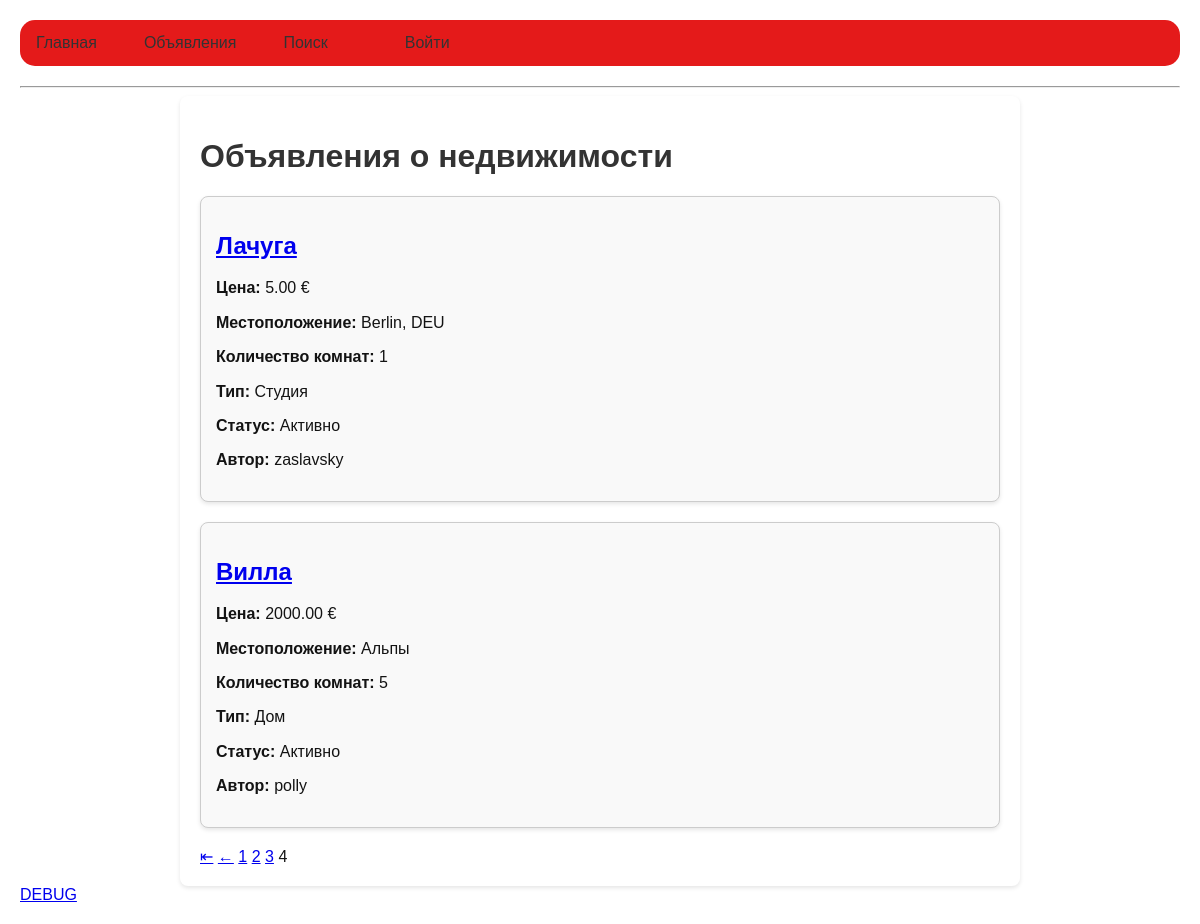
Page /listings/?page=4 on the committed database.
### listings/models.py (models this page shows, shortened)
class Listing(models.Model):
    PROPERTY_TYPES = [
        ('apartment', 'Квартира'),
        ('house', 'Дом'),
        ('studio', 'Студия'),
    ]
    STATUS_CHOICES = [
        ('active', 'Активно'),
        ('inactive', 'Неактивно'),
    ]
    title = models.CharField(max_length=255)
    description = models.TextField()
    location = models.CharField(max_length=255)
    price = models.DecimalField(max_digits=10, decimal_places=2)
    rooms = models.PositiveIntegerField()
    property_type = models.CharField(max_length=50, choices=PROPERTY_TYPES)
    status = models.CharField(max_length=20, choices=STATUS_CHOICES, default='active')
    owner = models.ForeignKey(settings.AUTH_USER_MODEL, related_name='listings', on_delete=models.CASCADE)
    created_at = models.DateTimeField(auto_now_add=True)
    updated_at = models.DateTimeField(auto_now=True)

### accounts/models.py (models this page shows, shortened)
class CustomUser(AbstractUser):
    ROLE_CHOICES = (
        ('tenant', 'Арендатор'),
        ('landlord', 'Арендодатель'),
    )
    role = models.CharField(max_length=20, choices=ROLE_CHOICES, default='tenant')

### listings/views.py (the view)
# urls.py: path('', ListingListView.as_view(), name='listing-list'),
class ListingListView(ListView):
    model = Listing
    template_name = 'listings/listing_list.html'
    context_object_name = 'listings'
    def get_queryset(self):
        return super().get_queryset().order_by('-created_at')
    def get_context_data(self, **kwargs):
        context = super().get_context_data(**kwargs)
        paginator = Paginator(context['listings'], 2)
        page_number = self.request.GET.get('page')
        context['page_obj'] = paginator.get_page(page_number)
        return context

### templates/listings/listing_list.html (shortened to what this page needs)
{% extends "base.html" %}
{% block content %}
<div class="listings-container">
    <h1>Объявления о недвижимости</h1>
    <div class="listings">
        {% for listing in page_obj %}
            <div class="listing-card">
                <h2><a href="{% url 'listing-detail' listing.pk %}">{{ listing.title }}</a></h2>
                <p><strong>Цена:</strong> {{ listing.price }} €</p>
                <p><strong>Местоположение:</strong> {{ listing.location }}</p>
                <p><strong>Количество комнат:</strong> {{ listing.rooms }}</p>
                <p><strong>Тип:</strong> {{ listing.get_property_type_display }}</p>
                <p><strong>Статус:</strong> {{ listing.get_status_display }}</p>
                <p><strong>Автор:</strong> {{ listing.owner.username }}</p>
            </div>
        {% empty %}
            <p>Нет доступных объявлений.</p>
        {% endfor %}
    </div>
    <div class="pagination">
        <span class="step-links">
            {% if page_obj.has_previous %}
                <a href="?page=1">⇤</a>
                <a href="?page={{ page_obj.previous_page_number }}">←</a>
            {% endif %}
            {% for num in page_obj.paginator.page_range %}
                {% if num == page_obj.number %}
                    <span class="current">{{ num }}</span>
                {% elif num > page_obj.number|add:"-3" and num < page_obj.number|add:"3" %}
                    <a href="?page={{ num }}">{{ num }}</a>
                {% elif num == 1 or num == page_obj.paginator.num_pages %}
                    <a href="?page={{ num }}">{{ num }}</a>
                {% elif num == page_obj.number|add:"-3" or num == page_obj.number|add:"3" %}
                    ...
                {% endif %}
            {% endfor %}
        </span>
    </div>
</div>
{% endblock content %}

### static/styles.css (style rules this page uses)
body { font-family: Arial, sans-serif; margin: 0; padding: 0; background-size: cover; color: rgb(19, 19, 19); }
.listing-card { border: 1px solid #ccc; border-radius: 8px; padding: 15px; margin-bottom: 20px; background-color: #f9f9f9; box-shadow: 0 2px 4px rgba(0, 0, 0, 0.1); }

### templates/base.html (style rules this page uses)
body { font-family: Arial, sans-serif; margin: 20px; background-image: url("https://4kwallpapers.com/images/walls/thumbs_3t/4252.jpg"); background-attachment: fixed; background-size: cover; background-repeat: no-repeat; }
h1, h2, h3 { color: #333; }

### rows in the picture
Listing: title "Лачуга", price "5.00", location "Berlin, DEU", rooms "1", property_type "Студия", status "Активно", owner.username "zaslavsky"
Listing: title "Вилла", price "2000.00", location "Альпы", rooms "5", property_type "Дом", status "Активно", owner.username "polly"

### other values in the picture
{{ num }} "1"
{{ num }} "2" "3"
{{ num }} "4"
